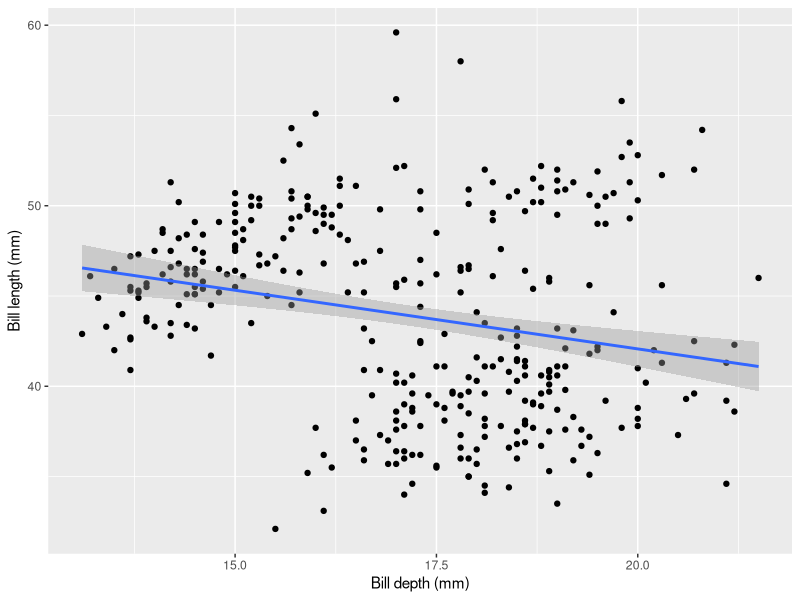
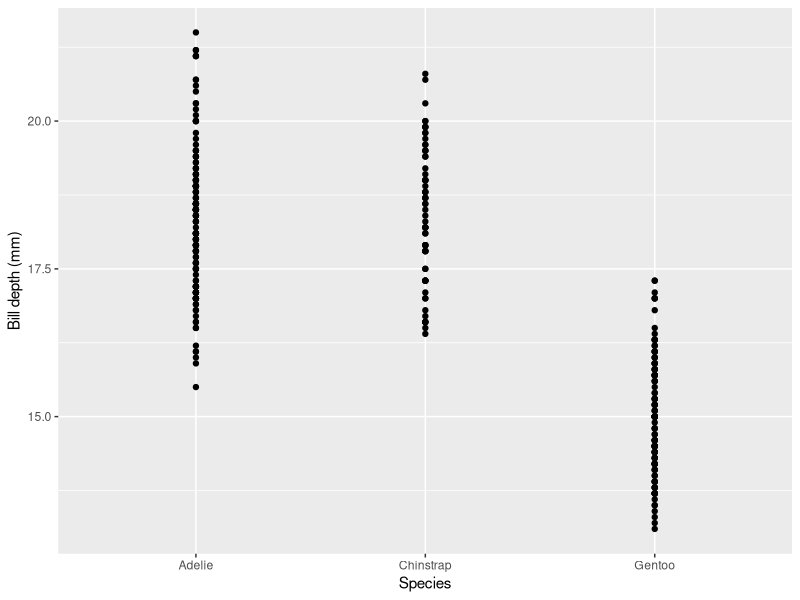
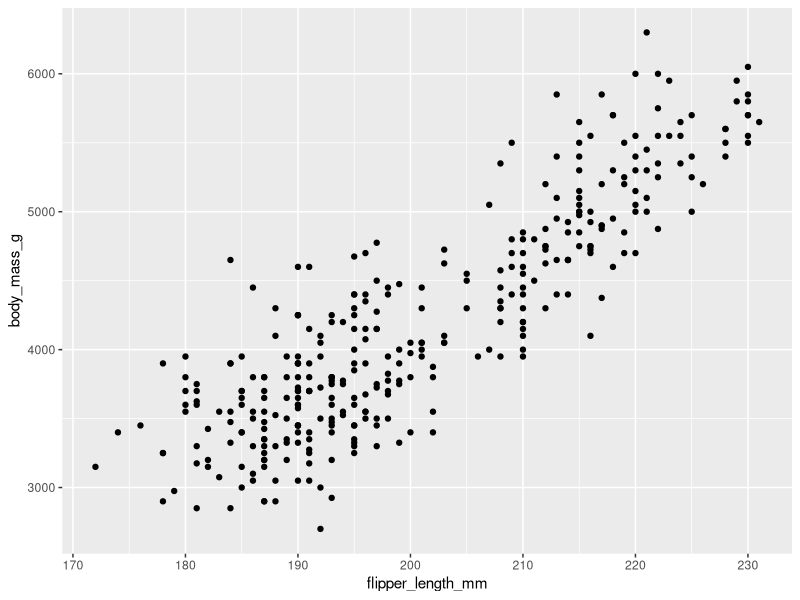
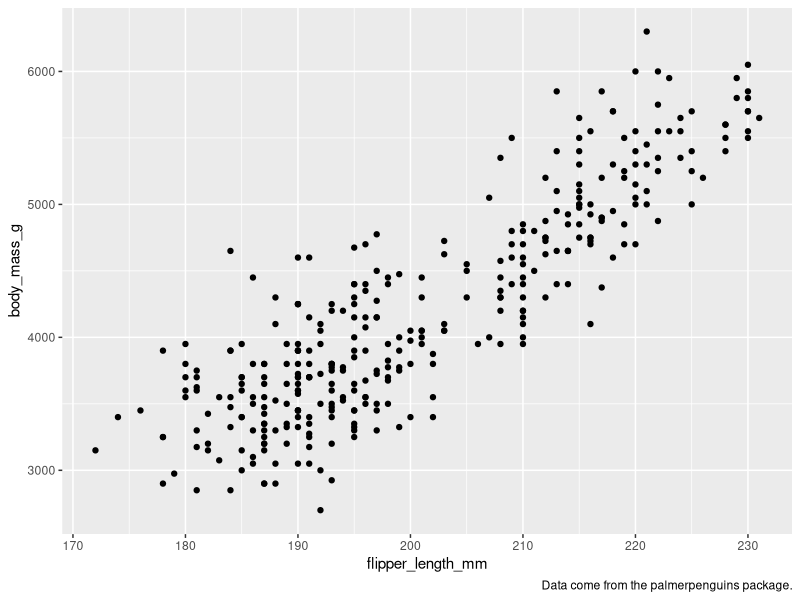
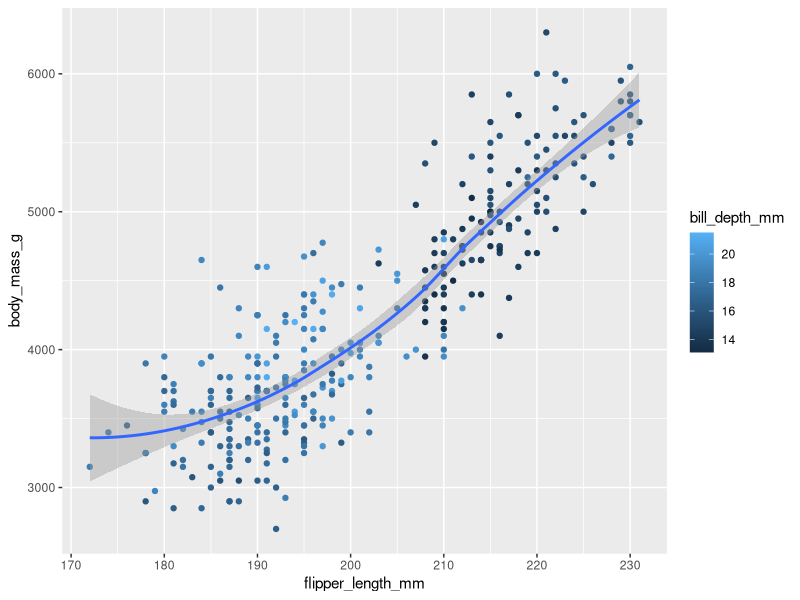
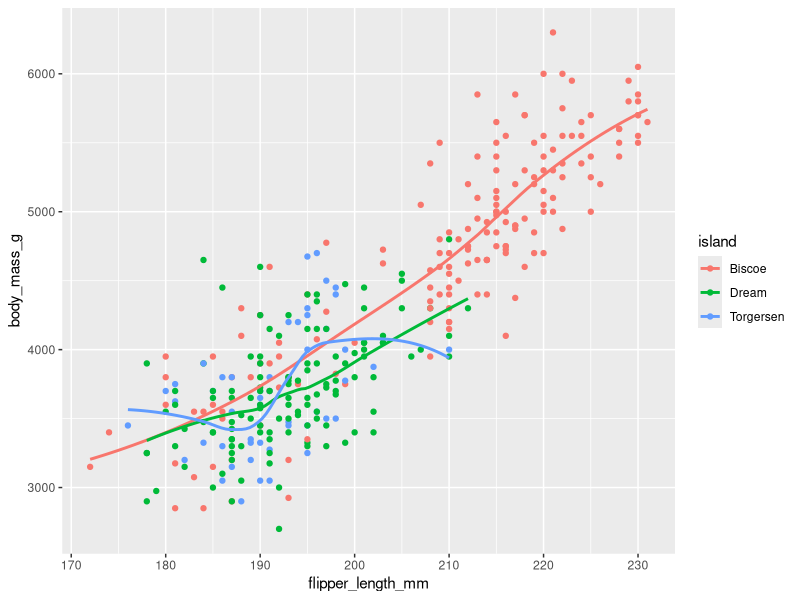
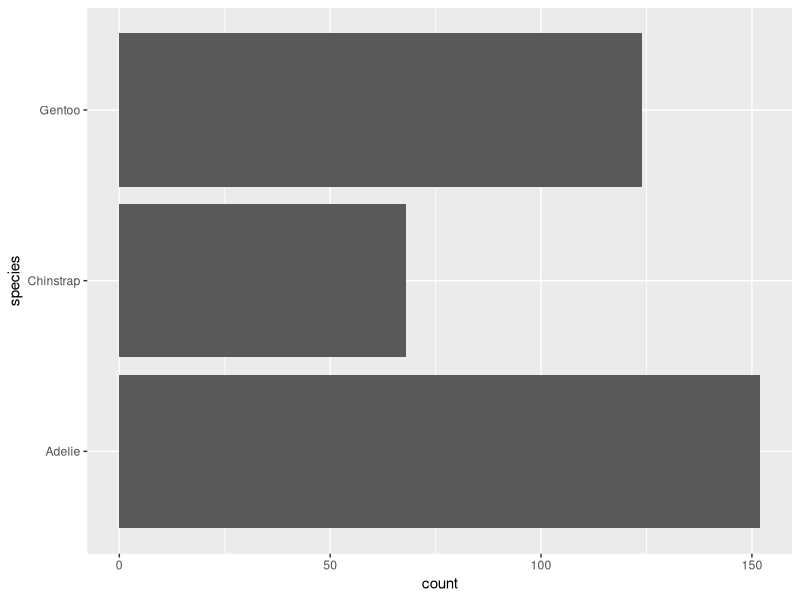
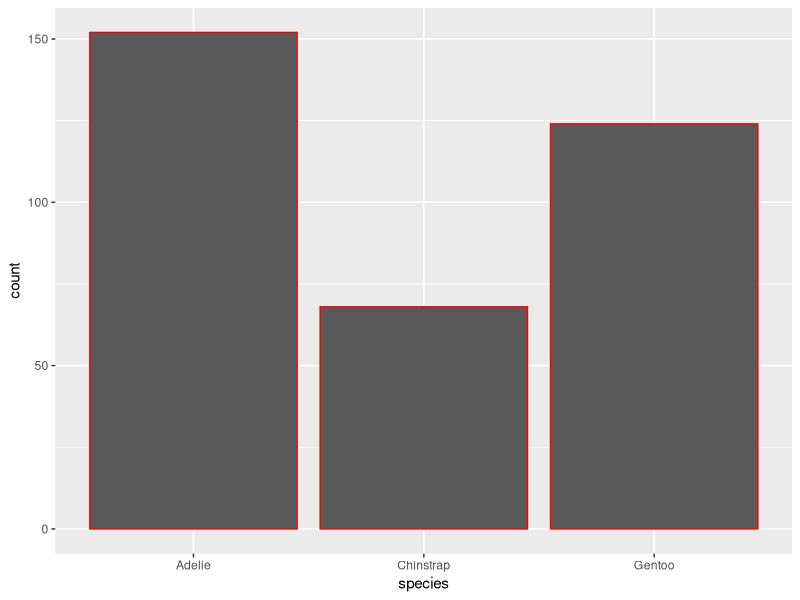

R code for these plots, in order: (Note: this script raises an error after producing the figures.)
## ---- chunk 1
library(tidyverse)
library(palmerpenguins)
#theme_set(theme_classic())
## ---- chunk 2
str(penguins)
## ---- chunk 3
ggplot(data = penguins, mapping = aes(x = bill_depth_mm, y = bill_length_mm)) +
  geom_point() +
  geom_smooth(method = lm) +
  xlab("Bill depth (mm)") +
  ylab("Bill length (mm)")
## ---- chunk 4
ggplot(data = penguins, mapping = aes(x = species, y = bill_depth_mm)) +
  geom_point() +
  ylab("Bill depth (mm)") +
  xlab("Species")
## ---- chunk 5
ggplot(data = penguins, mapping = aes(x = flipper_length_mm, y = body_mass_g)) +
  geom_point(na.rm = TRUE)
## ---- chunk 6
ggplot(data = penguins, mapping = aes(x = flipper_length_mm, y = body_mass_g)) +
  geom_point(na.rm = TRUE) +
  labs(caption = "Data come from the palmerpenguins package.")
## ---- chunk 7
ggplot(data = penguins, 
       mapping = aes(x = flipper_length_mm, y = body_mass_g)) +
  geom_point(na.rm = TRUE, 
             mapping = aes(color = bill_depth_mm)) +
  geom_smooth(na.rm = TRUE)
## ---- chunk 8
ggplot(
  data = penguins,
  mapping = aes(x = flipper_length_mm, y = body_mass_g, color = island)
) +
  geom_point() +
  geom_smooth(se = FALSE)
## ---- chunk 9
penguins |> # I wasn't aware that |> was a way to pipe things in R
  ggplot(aes(y = species)) +
  geom_bar()
## ---- chunk 10
ggplot(penguins, aes(x = species)) +
  geom_bar(color = "red")
## ---- chunk 11
ggplot(penguins, aes(x = species)) +
  geom_bar(fill = "red")
## ---- chunk 12
diamonds %>%
  ggplot(aes(x=carat)) +
  geom_histogram(binwidth = 0.02)

diamonds %>%
  ggplot(aes(x=carat)) +
  geom_histogram(binwidth = 0.4)

diamonds %>%
  ggplot(aes(x=carat)) +
  geom_histogram(binwidth = 1)
## ---- chunk 13
mpg %>%
  ggplot(aes(x = hwy, y = displ)) +
  geom_point()

mpg %>%
  ggplot(aes(x = hwy, y = displ, color = year)) +
  geom_point()

mpg %>%
  ggplot(aes(x = hwy, y = displ, size = year)) +
  geom_point()

mpg %>%
  ggplot(aes(x = hwy, y = displ, color = year, size = year)) +
  geom_point()

mpg %>%
  ggplot(aes(x = hwy, y = displ, shape = year)) +
  geom_point()
## ---- chunk 14
mpg %>%
  ggplot(aes(x = hwy, y = displ, linewidth = year)) +
  geom_point()
## ---- chunk 15
penguins %>%
  ggplot(aes(x = bill_depth_mm, y = bill_length_mm, color = species)) +
  geom_point()
## ---- chunk 16
ggplot(
  data = penguins,
  mapping = aes(
    x = bill_length_mm, y = bill_depth_mm, 
    color = species, shape = species
  )
) +
  geom_point() +
  labs(color = "Species")

# my version of the code
ggplot(
  data = penguins,
  mapping = aes(
    x = bill_length_mm, y = bill_depth_mm, 
    color = species, shape = species
  )
) +
  geom_point() +
  labs(color = "Species", shape = "Species")
## ---- chunk 17
ggplot(mpg, aes(x = class)) +
  geom_bar()
ggplot(mpg, aes(x = cty, y = hwy)) +
  geom_point()
ggsave("figures/map-plot.png")

# saving as a PDF instead of PNG
ggsave("figures/map-plot.pdf")
## ---- chunk 18
library(dplyr)

penguins_summary <- penguins %>%
  group_by(species) %>%
  summarize(
    mean_body_mass = mean(body_mass_g, na.rm = T),
    se_body_mass = sd(body_mass_g, na.rm = T) / sqrt(n()))
## ---- chunk 19
ggplot(data = penguins_summary, mapping = aes(x = species, y = mean_body_mass)) +
  # we add geom_col(), which inherits the x and y mappings from the call to ggplot above
  geom_col() +
  # then we can format the labels
  labs(x = "Species", y = "Body Mass (g)")
## ---- chunk 20
chinstrap_summary <- penguins %>%
  filter(species == "Chinstrap") %>%
  group_by(year, sex) %>%
  summarize(mean_body_mass = mean(body_mass_g))
## ---- chunk 21
ggplot(data = chinstrap_summary, mapping = aes(x = year, y = mean_body_mass, color = sex)) +
  # now that we have aesthetics set, we'll add points/lines
  geom_point() +
  geom_line() +
  # to make the x axis clearer, we'll manually set breaks
  scale_x_discrete(breaks = c(2007, 2008, 2009)) +
  # and format the labels
  labs(x = "Year", y = "Body Mass (g)", color = "Sex")
## ---- chunk 22
penguins_summary2 <- penguins %>%
  filter(!is.na(sex)) %>%
  group_by(species, sex) %>%
  summarize(mean_body_mass = mean(body_mass_g))
## ---- chunk 23
ggplot(data = penguins_summary2, mapping = aes(x = sex, y = mean_body_mass, color = species, group = species)) +
  # notice the extra group aesthetic above that we mapped to species
  geom_point() +
  geom_line() +
  labs(x = "Sex", y = "Body Mass (g)")

# modified for question 1
ggplot(data = penguins_summary2, mapping = aes(x = species, y = mean_body_mass, color = sex, group = species)) +
  # notice the extra group aesthetic above that we mapped to species
  geom_point() +
  geom_line() +
  labs(x = "Sex", y = "Body Mass (g)")
## ---- chunk 24
ggplot(data = penguins_summary, mapping = aes(x = species, y = mean_body_mass)) +
  # add the columns based on those aesthetic mappings
  geom_col() +
  # add the error bars and 
  # specify the ymin and ymax mappings (calculated with the mean and standard error)
  geom_errorbar(
    aes(ymin = mean_body_mass - se_body_mass, ymax = mean_body_mass + se_body_mass), 
    # the geom_errorbar width parameter sets the width of caps on the bars
    width = 0.2) + 
  labs(x = "Species", y = "Body Mass (g)")
